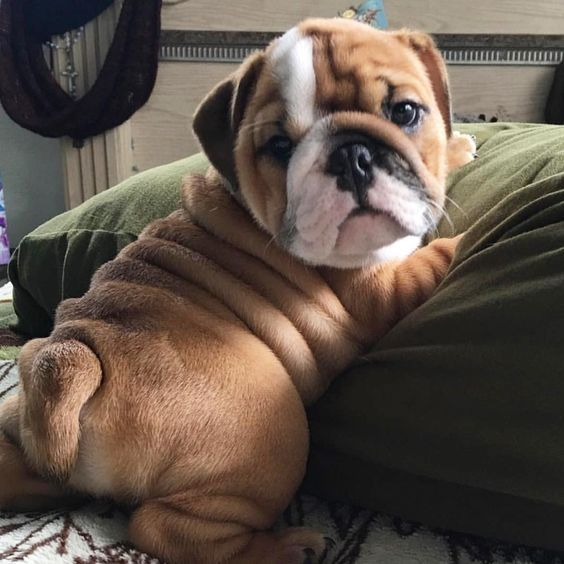
%> input picture puppy.jpg, 564 x 564 px
$ octave task12.m   (GNU Octave 9; MATLAB toolbox functions it lacks are replaced by stand-ins)
%> lines starting %> are read from the running program, lines starting %| are printed output that depends on the picture
img = rgb2gray(imread("puppy.jpg"));
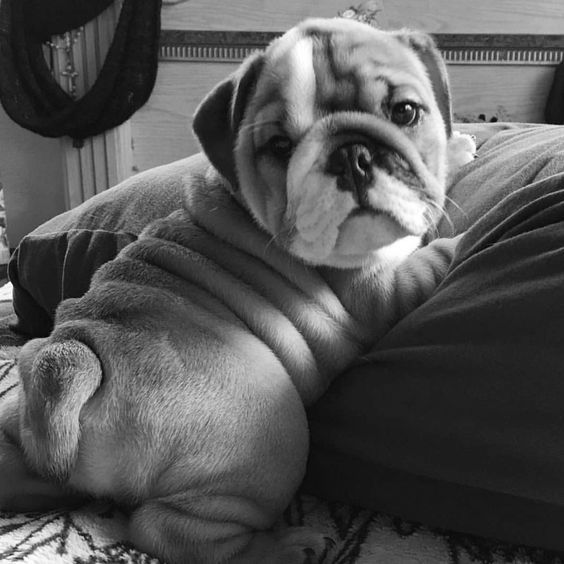
%> img: size 564x564 uint8; min 0, max 255, mean 85.2

h1 = fspecial("gaussian", 5, 4);
h2 = fspecial("gaussian", 5, 0.4);
hr = (h1-h2);
LOGimg = imfilter(img,hr);
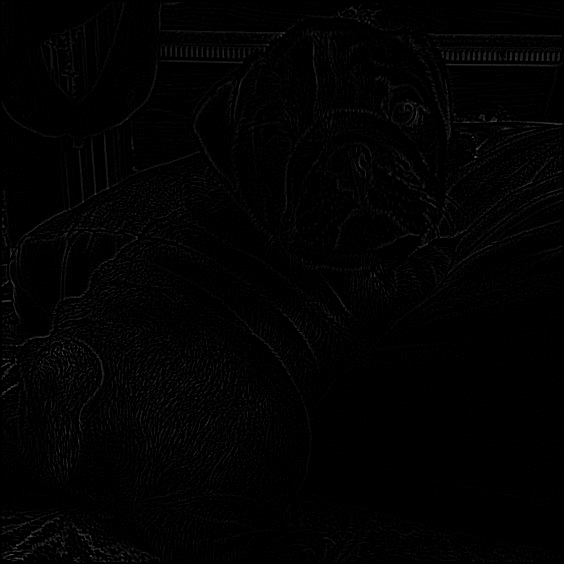
%> LOGimg: size 564x564 uint8; min 0, max 97, mean 2.2
figure(); imshow(LOGimg, []);

$ run again, with coffee.jpg copied over puppy.jpg
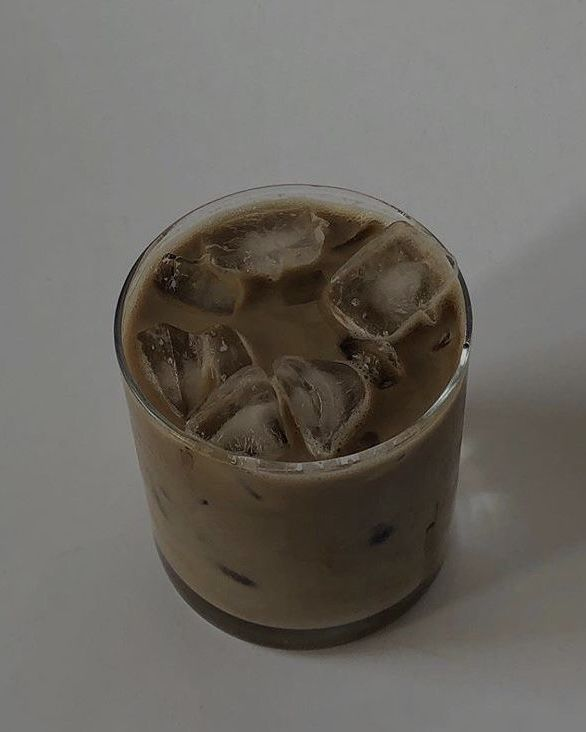
%> input picture coffee.jpg, 586 x 732 px
%> `img = rgb2gray(imread("puppy.jpg"));`:
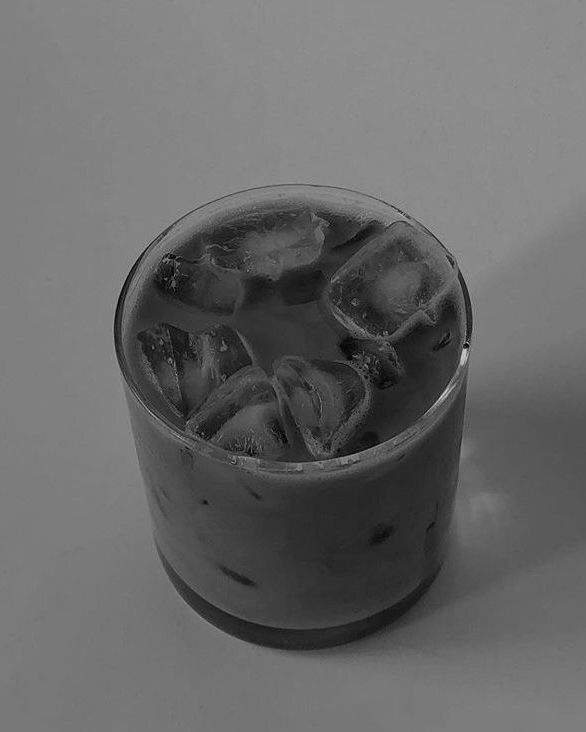
%> img: size 732x586 uint8; min 0, max 228, mean 104.1
%> `LOGimg = imfilter(img,hr);`:
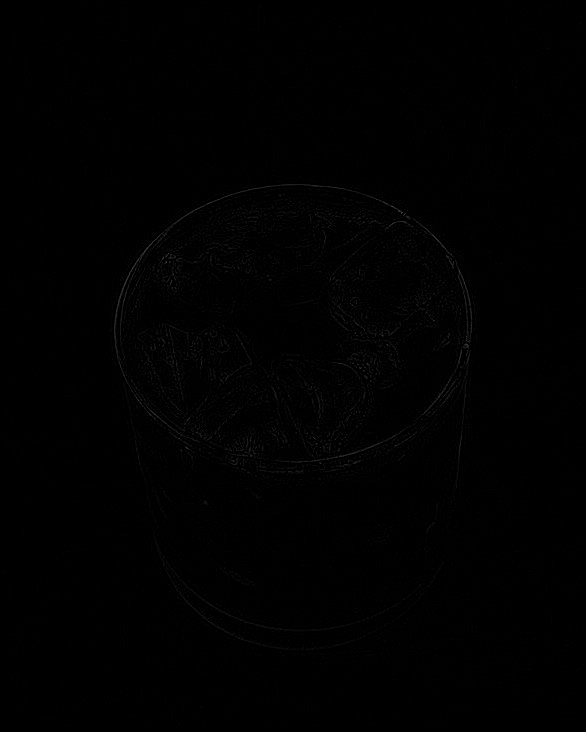
%> LOGimg: size 732x586 uint8; min 0, max 69, mean 0.7
